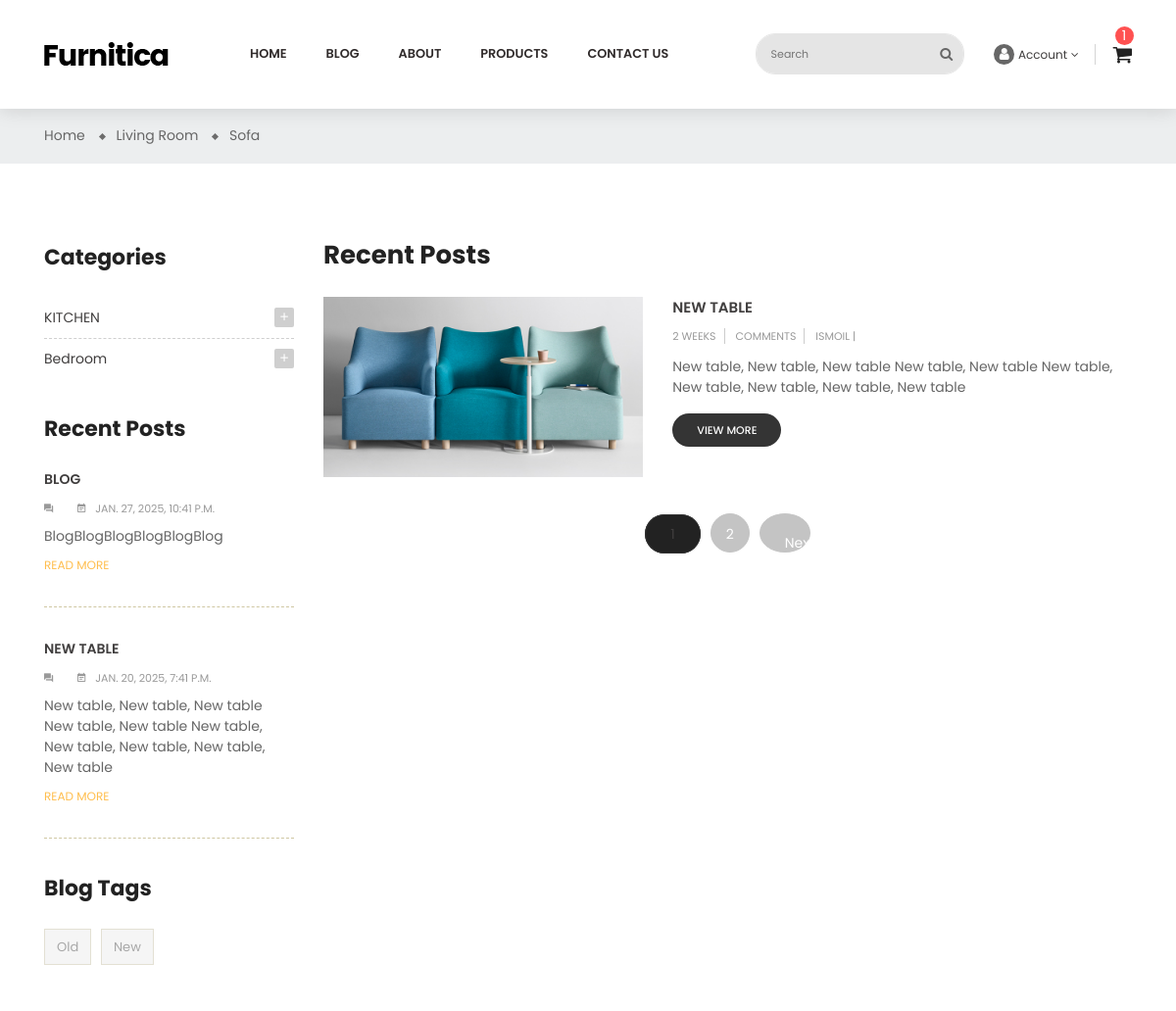
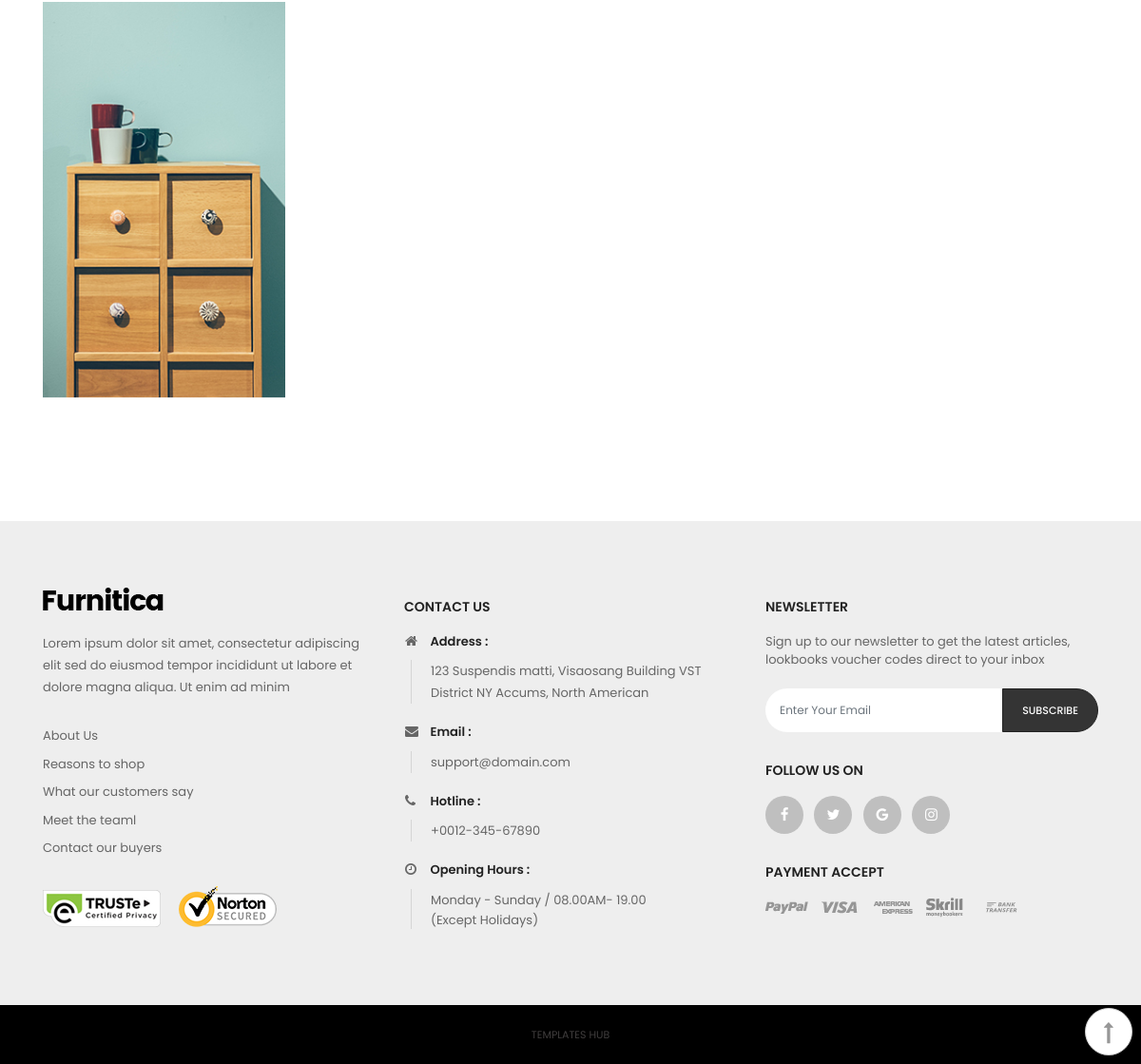
The app's page /en/blogs/blogs/ with its own data (2 pictures, top to bottom).
### blogs/models.py (models this page shows, shortened)
class BlogCategoryModel(BaseModel):
    title = models.CharField(max_length=125, verbose_name=_('title'))
    parent = models.ForeignKey('self', on_delete=models.PROTECT, null=True, blank=True, related_name='children', verbose_name=_('parent'))
    class Meta:
        verbose_name = _('blog category')
        verbose_name_plural = _('blog cetegories')

class BlogModel(BaseModel):
    image = models.ImageField(upload_to='blogs', verbose_name=_('image'))
    title = models.CharField(max_length=125, verbose_name=_('title'))
    description = models.TextField(verbose_name=_('description'))
    author = models.ManyToManyField(BlogAuthorModel, verbose_name=('blogs'))
    categories = models.ManyToManyField(BlogCategoryModel, verbose_name=_('categories'))
    tags = models.ManyToManyField(BlogTagModel, related_name='tags', verbose_name=_('tags'))
    class Meta:
        verbose_name = _('Blog')
        verbose_name_plural = _('Blogs')

class BlogTagModel(BaseModel):
    title = models.CharField(max_length=125, verbose_name=_('title'))
    class Meta:
        verbose_name = _('blog tag')
        verbose_name_plural = _('blog tags')

class BlogAuthorModel(BaseModel):
    first_name = models.CharField(max_length=125, verbose_name=_('first_name'))
    last_name = models.CharField(max_length=125, verbose_name=_('last_name'))
    avatar = models.ImageField(upload_to='blogs/avatars/', verbose_name=_('avatar'))
    class Meta:
        verbose_name = _('Blog author')
        verbose_name_plural = _('Blog authors')

### blogs/views.py (the view)
# urls.py: path('blogs/', BlogListView.as_view(), name='list'),
class BlogListView(ListView):
    template_name = 'blogs/blog-list.html'
    context_object_name = 'blogs'
    paginate_by = 1
    def get_queryset(self):
        tag = self.request.GET.get('tag')
        blogs = BlogModel.objects.all()
        category = self.request.GET.get('category')
        if tag:
            blogs = blogs.filter(tags=tag)
        elif category:
            blogs = blogs.filter(categories=category)
        return blogs
    def get_context_data(self, **kwargs):
        context = super().get_context_data(**kwargs)
        context["categories"] = BlogCategoryModel.objects.all()
        context["recent_blogs"] = BlogModel.objects.order_by('-created_at')[:2]
        context["tags"] = BlogTagModel.objects.all()
        return context

### templates/blogs/blog-list.html (shortened to what this page needs)
{% extends "layouts/base.html" %}
{% load static %}
{% load i18n %}
{% block body %}id="blog-list-sidebar-left" class="blog"{% endblock %}
{% block content %}
<div class="main-content">
    <div id="wrapper-site">
        <div id="content-wrapper">
            <div id="main">
                <div class="page-home">
                    <nav class="breadcrumb-bg">
                        <div class="container no-index">
                            <div class="breadcrumb">
                                <ol>
                                    <li>
                                        <a href="#">
                                            <span>Home</span>
                                        </a>
                                    </li>
                                    <li>
                                        <a href="#">
                                            <span>Living Room</span>
                                        </a>
                                    </li>
                                    <li>
                                        <a href="#">
                                            <span>Sofa</span>
                                        </a>
                                    </li>
                                </ol>
                            </div>
                        </div>
                    </nav>
                    <div class="container">
                        <div class="content">
                            <div class="row">
                                <div class="sidebar-3 sidebar-collection col-lg-3 col-md-3 col-sm-4">
                                    <div class="sidebar-block">
                                        <div class="title-block">Categories</div>
                                        <div class="block-content">
                                            {% for category in categories %}
                                                {% if category.parent %}
                                                {% else %}
                                                        <div class="cateTitle hasSubCategory open level1">
                                                        <span class="arrow collapse-icons collapsed" data-toggle="collapse" data-target="#{{ category.id }}" aria-expanded="false" role="status">
                                                            <i class="zmdi zmdi-plus"></i>
                                                        </span>
                                                        <a class="cateItem" href="?category={{category.id}}">{{ category.title }}</a>
                                                    </div>
                                                {% endif %}
                                            {% endfor %}
                                        </div>
                                    </div>
                                    <div class="sidebar-block">
                                        <div class="title-block">Recent Posts</div>
                                        <div class="post-item-content">
                                            {% for recent_blog in recent_blogs %}
                                            <div>
                                                <div class="late-item first-child">
                                                    <a href="{% url "blogs:detail" pk=recent_blog.id %}">
                                                        <p class="content-title">{{ recent_blog.title }}</p>
                                                    </a>
                                                    <span><i class="zmdi zmdi-comments">{{recent_blog.comment.count}}</i></span>
                                                    <span>
                                                        <i class="zmdi zmdi-calendar-note"></i>{{ recent_blog.created_at }}
                                                    </span>
                                                    <p class="description">{{ recent_blog.description }}</p>
                                                    <p class="remove">
                                                        <a href="blog-detail.html">READ MORE</a>
                                                    </p>
                                                </div>
                                            </div>
                                            {% endfor %}
                                        </div>
                                    </div>
                                    <div class="sidebar-block product-tags">
                                        <div class="title-block">
                                            Blog Tags
                                        </div>
                                        <div class="block-content">
                                            <ul class="listSidebarBlog list-unstyled">
                                                {% for tag in tags %}
                                                    <li>
                                                        <a href="?tag={{tag.id}}" title="Show products matching tag Hot Trend">{{ tag.title }}</a>
                                                    </li>
                                                {% endfor %}
                                            </ul>
                                        </div>
                                    </div>
                                    <div class="sidebar-block group-image-special">
                                        <div class="effect">
                                            <a href="#">
                                                <img class="img-fluid" src="{% static 'img/blog/advertising.jpg' %}" alt="banner-2" title="banner-2">
                                            </a>
                                        </div>
                                    </div>
                                </div>
                                <div class="col-sm-8 col-lg-9 col-md-9 flex-xs-first main-blogs">
                                    <h2>Recent Posts</h2>
                                    {% for blog in blogs %}
                                        <div class="list-content row">
                                        <div class="hover-after col-md-5 col-xs-12">
                                            <a href="{% url "blogs:detail" pk=blog.id %}">
                                                <img src="{{ blog.image.url }}" alt="img">
                                            </a>
                                        </div>
                                        <div class="late-item col-md-7 col-xs-12">
                                            <p class="content-title">
                                                <a href="{% url "blogs:detail" pk=blog.id %}">{{ blog.title }}</a>
                                            </p>
                                            <p class="post-info">
                                                <span>{{ blog.created_at|timesince }}</span>
                                                <span>{{ blog.comment.count }} Comments</span>
                                                {% for author in blog.author.all %}
                                                <span>{{ author.first_name }} |</span>
                                                {% endfor %}
                                            </p>
                                            <p>{{ blog.description }}</p>
                                            <span class="view-more">
                                                <a href="blog-detail.html">view more</a>
                                            </span>
                                        </div></div>
                                    {% endfor %}
                                    <div class="page-list col">
                                        <ul class="justify-content-center d-flex">
                                            {% for page in page_obj.paginator.page_range %}
                                                <li class="current {% if page_obj.number == page %}active{% endif %}">
                                                    <a rel="nofollow" href="?page={{page}}" class="disabled js-search-link">
                                                        {{ page }}
                                                    </a>
                                                </li>
                                            {% endfor %}
                                            {% if page_obj.has_next %}
                                                <li>
                                                    <a rel="next" href="?page={{page_obj.next_page_number}}" class="next disabled js-search-link">
                                                        Next
                                                    </a>
                                                </li>
                                            {% endif %}
                                        </ul>
                                    </div>
                                </div>
                            </div>
                        </div>
                    </div>
                </div>
            </div>
        </div>
    </div>
</div>
{% endblock %}

### records on screen
BlogCategoryModel: title "KITCHEN"
BlogCategoryModel: title "Bedroom"
BlogModel: title "BLOG", created_at "JAN. 27, 2025, 10:41 P.M.", description "BlogBlogBlogBlogBlogBlog"
BlogModel: title "NEW TABLE", created_at "JAN. 20, 2025, 7:41 P.M.", description "New table, New table, New table New table, New table New table, New table, New table, New table, New table", image (picture), created_at "2 WEEKS"
BlogTagModel: title "Old"
BlogTagModel: title "New"
BlogAuthorModel: first_name "ISMOIL"

### other values on screen
{{ page }} "1" "2"
